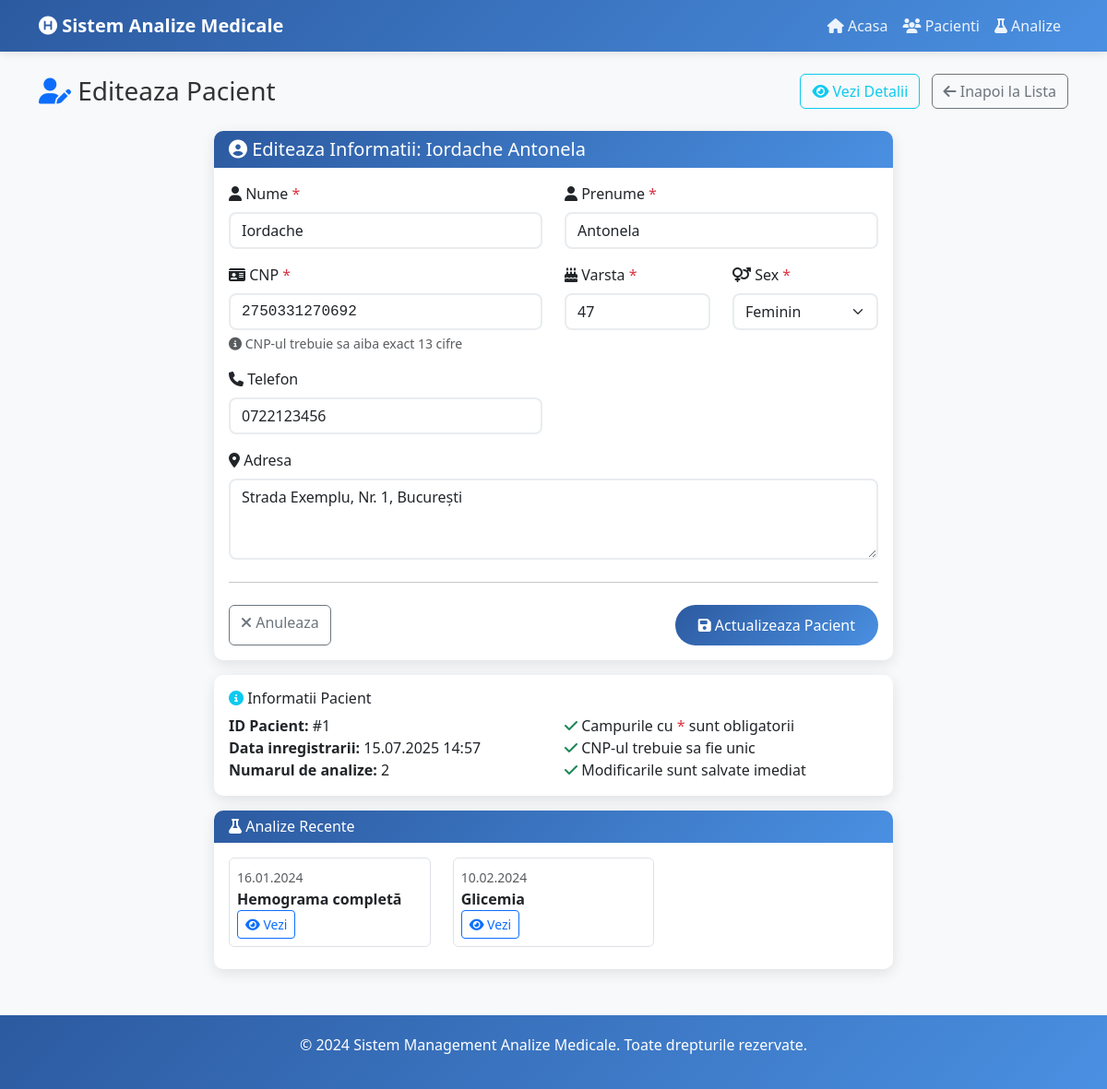
Screenshot of /patients/edit/1 with the database file from the repository.
### app.py (models this page shows, shortened)
class Patient(db.Model):
    __tablename__ = 'patients'
    id = db.Column(db.Integer, primary_key=True)
    nume = db.Column(db.String(100), nullable=False, index=True)
    prenume = db.Column(db.String(100), nullable=False, index=True)
    cnp = db.Column(db.String(13), unique=True, nullable=False, index=True)
    varsta = db.Column(db.Integer, nullable=False)
    sex = db.Column(db.String(1), nullable=False)  # M/F
    telefon = db.Column(db.String(20))
    adresa = db.Column(db.Text)
    created_at = db.Column(db.DateTime, default=datetime.utcnow, index=True)
    analyses = db.relationship('Analysis', backref='patient', lazy=True, cascade='all, delete-orphan')

class Analysis(db.Model):
    __tablename__ = 'analyses'
    id = db.Column(db.Integer, primary_key=True)
    patient_id = db.Column(db.Integer, db.ForeignKey('patients.id'), nullable=False, index=True)
    tip_analiza = db.Column(db.String(200), nullable=False, index=True)
    rezultat = db.Column(db.Text, nullable=False)
    valori_normale = db.Column(db.String(100))
    observatii = db.Column(db.Text)
    data_recoltare = db.Column(db.Date, nullable=False, index=True)
    data_rezultat = db.Column(db.Date, nullable=False, index=True)
    medic = db.Column(db.String(100))
    laborator = db.Column(db.String(100))
    created_at = db.Column(db.DateTime, default=datetime.utcnow, index=True)

### app.py (the view, shortened to what this page needs)
@app.route('/patients/edit/<int:id>', methods=['GET', 'POST'])
def edit_patient(id: int):
    patient = Patient.query.get_or_404(id)
    return render_template('patients/edit.html', patient=patient)

### app.py (called while the page is built)
@app.context_processor
def utility_processor():
    def format_date(date_obj):
        if date_obj:
            return date_obj.strftime('%d.%m.%Y')
        return ''
    def format_datetime(datetime_obj):
        if datetime_obj:
            return datetime_obj.strftime('%d.%m.%Y %H:%M')
        return ''
    def get_age_group(age):
        if age < 18:
            return 'Copil'
        elif age < 65:
            return 'Adult'
        else:
            return 'Senior'
    return dict(
        format_date=format_date,
        format_datetime=format_datetime,
        get_age_group=get_age_group,
        current_year=datetime.now().year
    )

### templates/patients/edit.html (shortened to what this page needs)
{% extends "base.html" %}
{% block content %}
<div class="row">
    <div class="col-12">
        <div class="d-flex justify-content-between align-items-center mb-4">
            <h1 class="h3 mb-0">
                <i class="fas fa-user-edit text-primary"></i> Editeaza Pacient
            </h1>
            <div>
                <a href="{{ url_for('view_patient', id=patient.id) }}" class="btn btn-outline-info me-2">
                    <i class="fas fa-eye"></i> Vezi Detalii
                </a>
                <a href="{{ url_for('patients_list') }}" class="btn btn-outline-secondary">
                    <i class="fas fa-arrow-left"></i> Inapoi la Lista
                </a>
            </div>
        </div>
    </div>
</div>
<div class="row justify-content-center">
    <div class="col-lg-8">
        <div class="card">
            <div class="card-header">
                <h5 class="card-title mb-0">
                    <i class="fas fa-user-circle"></i>
                    Editeaza Informatii: {{ patient.nume }} {{ patient.prenume }}
                </h5>
            </div>
            <div class="card-body">
                <form method="POST" class="needs-validation" novalidate>
                    <div class="row">
                        <div class="col-md-6 mb-3">
                            <label for="nume" class="form-label">
                                <i class="fas fa-user"></i> Nume <span class="text-danger">*</span>
                            </label>
                            <input type="text" class="form-control" id="nume" name="nume" required
                                   value="{{ patient.nume }}" placeholder="Introduceti numele" maxlength="100">
                        </div>
                        <div class="col-md-6 mb-3">
                            <label for="prenume" class="form-label">
                                <i class="fas fa-user"></i> Prenume <span class="text-danger">*</span>
                            </label>
                            <input type="text" class="form-control" id="prenume" name="prenume" required
                                   value="{{ patient.prenume }}" placeholder="Introduceti prenumele" maxlength="100">
                        </div>
                    </div>
                    <div class="row">
                        <div class="col-md-6 mb-3">
                            <label for="cnp" class="form-label">
                                <i class="fas fa-id-card"></i> CNP <span class="text-danger">*</span>
                            </label>
                            <input type="text" class="form-control font-monospace" id="cnp" name="cnp" required
                                   value="{{ patient.cnp }}" placeholder="1234567890123" pattern="[0-9]{13}" maxlength="13">
                            <div class="form-text">
                                <i class="fas fa-info-circle"></i> CNP-ul trebuie sa aiba exact 13 cifre
                            </div>
                        </div>
                        <div class="col-md-3 mb-3">
                            <label for="varsta" class="form-label">
                                <i class="fas fa-birthday-cake"></i> Varsta <span class="text-danger">*</span>
                            </label>
                            <input type="number" class="form-control" id="varsta" name="varsta" required
                                   value="{{ patient.varsta }}" min="0" max="120" placeholder="25">
                        </div>
                        <div class="col-md-3 mb-3">
                            <label for="sex" class="form-label">
                                <i class="fas fa-venus-mars"></i> Sex <span class="text-danger">*</span>
                            </label>
                            <select class="form-select" id="sex" name="sex" required>
                                <option value="F" {% if patient.sex == 'F' %}selected{% endif %}>Feminin</option>
                            </select>
                        </div>
                    </div>
                    <div class="row">
                        <div class="col-md-6 mb-3">
                            <label for="telefon" class="form-label">
                                <i class="fas fa-phone"></i> Telefon
                            </label>
                            <input type="tel" class="form-control" id="telefon" name="telefon"
                                   value="{{ patient.telefon or '' }}" placeholder="0722123456" maxlength="20">
                        </div>
                        <div class="col-md-6 mb-3"></div>
                    </div>
                    <div class="mb-3">
                        <label for="adresa" class="form-label">
                            <i class="fas fa-map-marker-alt"></i> Adresa
                        </label>
                        <textarea class="form-control" id="adresa" name="adresa" rows="3"
                                  placeholder="Introduceti adresa completa"
                                  maxlength="500">{{ patient.adresa or '' }}</textarea>
                    </div>
                    <hr class="my-4">
                    <div class="d-flex justify-content-between">
                        <a href="{{ url_for('patients_list') }}" class="btn btn-outline-secondary">
                            <i class="fas fa-times"></i> Anuleaza
                        </a>
                        <button type="submit" class="btn btn-primary">
                            <i class="fas fa-save"></i> Actualizeaza Pacient
                        </button>
                    </div>
                </form>
            </div>
        </div>
        <div class="card mt-3">
            <div class="card-body">
                <h6 class="card-title">
                    <i class="fas fa-info-circle text-info"></i> Informatii Pacient
                </h6>
                <div class="row">
                    <div class="col-md-6">
                        <ul class="list-unstyled mb-0">
                            <li><strong>ID Pacient:</strong> #{{ patient.id }}</li>
                            <li><strong>Data inregistrarii:</strong> {{ patient.created_at.strftime('%d.%m.%Y %H:%M') if patient.created_at else 'N/A' }}</li>
                            <li><strong>Numarul de analize:</strong> {{ patient.analyses|length if patient.analyses else 0 }}</li>
                        </ul>
                    </div>
                    <div class="col-md-6">
                        <ul class="list-unstyled mb-0">
                            <li><i class="fas fa-check text-success"></i> Campurile cu <span class="text-danger">*</span> sunt obligatorii</li>
                            <li><i class="fas fa-check text-success"></i> CNP-ul trebuie sa fie unic</li>
                            <li><i class="fas fa-check text-success"></i> Modificarile sunt salvate imediat</li>
                        </ul>
                    </div>
                </div>
            </div>
        </div>
        {% if patient.analyses %}
        <div class="card mt-3">
            <div class="card-header">
                <h6 class="card-title mb-0">
                    <i class="fas fa-flask"></i> Analize Recente
                </h6>
            </div>
            <div class="card-body">
                <div class="row">
                    {% for analysis in patient.analyses[-3:] %}
                    <div class="col-md-4 mb-2">
                        <div class="border rounded p-2">
                            <small class="text-muted">{{ analysis.data_rezultat.strftime('%d.%m.%Y') if analysis.data_rezultat else 'N/A' }}</small>
                            <div class="fw-semibold">{{ analysis.tip_analiza }}</div>
                            <a href="{{ url_for('view_analysis', id=analysis.id) }}" class="btn btn-sm btn-outline-primary">
                                <i class="fas fa-eye"></i> Vezi
                            </a>
                        </div>
                    </div>
                    {% endfor %}
                </div>
            </div>
        </div>
        {% endif %}
    </div>
</div>
{% endblock %}

### templates/base.html (style rules this page uses)
:root { --primary-color: #2c5aa0; --secondary-color: #4a90e2; --accent-color: #e8f4f8; --success-color: #28a745; --danger-color: #dc3545; --warning-color: #ffc107; }
body { font-family: 'Segoe UI', Tahoma, Geneva, Verdana, sans-serif; background-color: #f8f9fa; color: #333; }
.card { border: none; border-radius: 10px; box-shadow: 0 4px 15px rgba(0,0,0,0.1); transition: transform 0.3s, box-shadow 0.3s; }
.card-header { background: linear-gradient(135deg, var(--primary-color), var(--secondary-color)); color: white; border-radius: 10px 10px 0 0 !important; border: none; }
.btn-primary { background: linear-gradient(135deg, var(--primary-color), var(--secondary-color)); border: none; border-radius: 25px; padding: 10px 25px; transition: all 0.3s; }
.form-control, .form-select { border-radius: 8px; border: 2px solid #e9ecef; transition: border-color 0.3s; }

### rows the page displays
Patient: nume "Iordache", prenume "Antonela", cnp "2750331270692", varsta "47", sex "Feminin", telefon "0722123456", adresa "Strada Exemplu, Nr. 1, București", id "1", created_at "15.07.2025 14:57"
Analysis: data_rezultat "16.01.2024", tip_analiza "Hemograma completă"
Analysis: data_rezultat "10.02.2024", tip_analiza "Glicemia"

### other values shown
{{ patient.analyses|length if patient.analyses else 0 }} "2"
